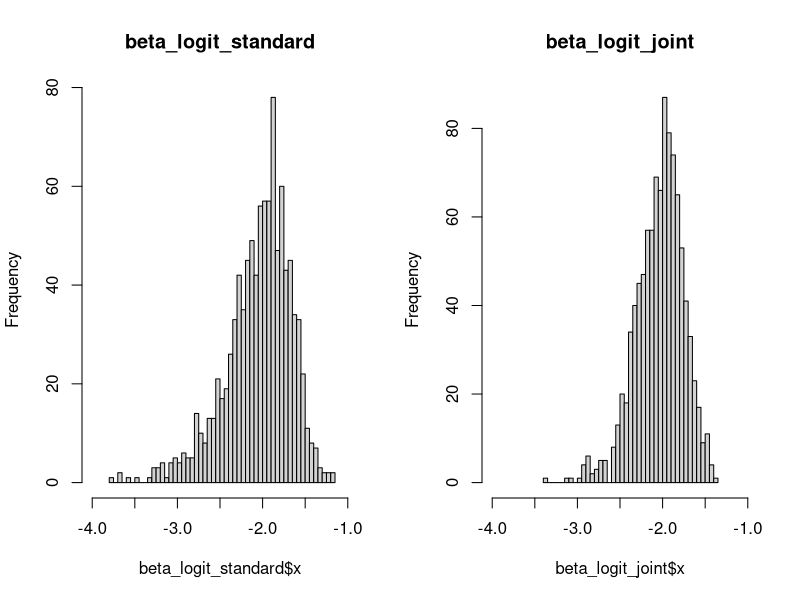

R code for this plot:
beta_logit_standard=read.csv("beta_logit_standard_mc_n_150.csv",header=TRUE)
beta_logit_joint=read.csv("beta_logit_joint_mc.csv",header=TRUE)

#########################################################################
par(mfrow=c(1,2))
hist(beta_logit_standard$x,breaks = 60, main="beta_logit_standard",xlim = range(c(-4,-1)))
hist(beta_logit_joint$x,breaks = 60, main="beta_logit_joint",xlim = range(c(-4,-1)))

#boxplot(beta_logit$x, main="beta_logit")

#stats_logit <- boxplot.stats(beta_logit$x, coef = 1.5)$stats